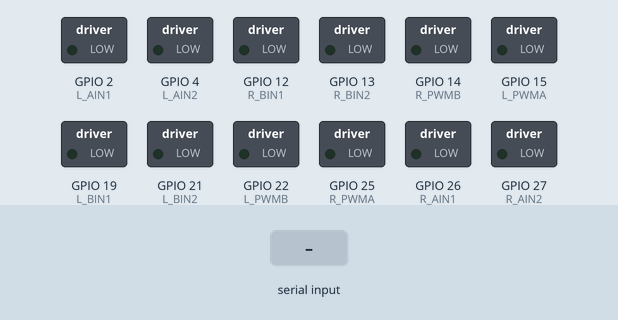
Recording of a sketch running on a simulated ESP32. On the bench: switched loads named in the sketch (green lamp = pin HIGH). The test bench sets the inputs (shaded band). Nothing arrives over Bluetooth unless stated; what the sketch prints to the serial monitor is not drawn.

Above: at 1.2 s.
1.3 s: "F" received over the second serial link
At 2.4 s:
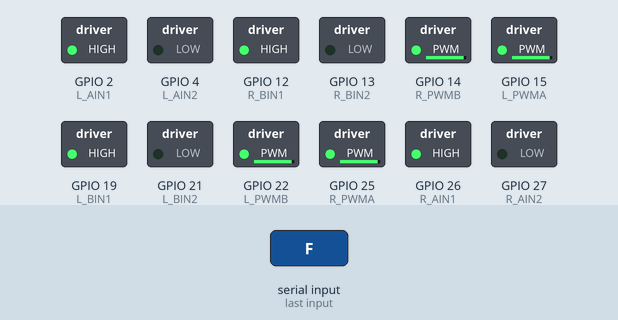
2.8 s: "B" received over the second serial link
At 3.5 s:
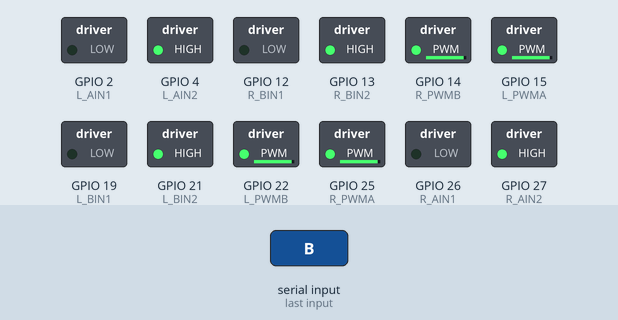
4.3 s: "L" received over the second serial link
At 5.5 s:
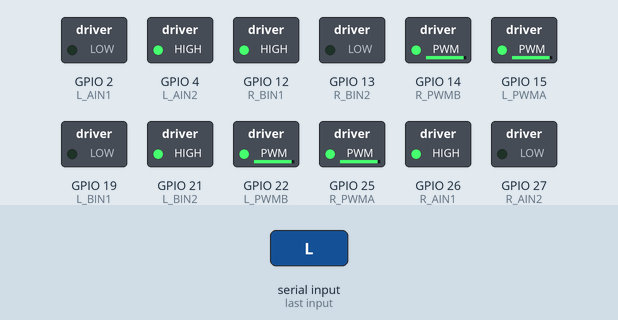
5.8 s: "R" received over the second serial link
At 7.0 s:
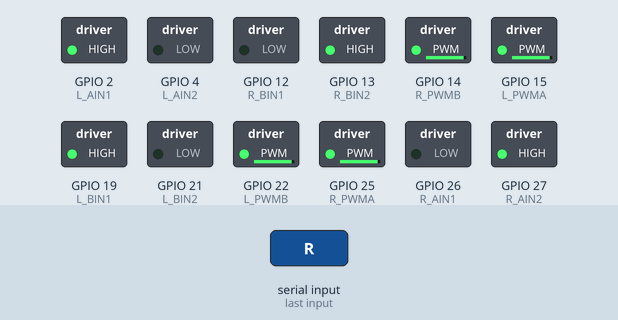
Timing chart, 0 to 8.3 s (numbered marks = the images above; inputs shaded):
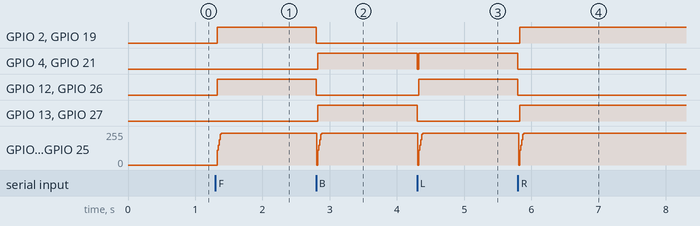

The sketch:

4WD_Smart_Car.ino
```cpp
// Experiment 9 (Final): Anti-Disconnect Bluetooth Control with State Tracking & Coast-Stop
// Target Board: ESP32 30-Pin NodeMCU

#include "BluetoothSerial.h"
#include "soc/soc.h"
#include "soc/rtc_cntl_reg.h"

BluetoothSerial SerialBT;

// --- DRIVER 1 (LEFT SIDE) ---
const int L_PWMA = 15;
const int L_AIN1 = 2;  // Front-Left Direction 1
const int L_AIN2 = 4;  // Front-Left Direction 2

const int L_PWMB = 22;
const int L_BIN1 = 19; // Rear-Left Direction 1
const int L_BIN2 = 21; // Rear-Left Direction 2

// --- DRIVER 2 (RIGHT SIDE) ---
const int R_PWMA = 25;
const int R_AIN1 = 26; // Front-Right Direction 1
const int R_AIN2 = 27; // Front-Right Direction 2

const int R_PWMB = 14;
const int R_BIN1 = 12; // Rear-Right Direction 1
const int R_BIN2 = 13; // Rear-Right Direction 2

const int TARGET_SPEED = 240;

// Remembers what the car is currently doing so holding a button doesn't re-run the ramp loop
char currentState = 'S';

void rampUpMotors() {
  for (int spd = 110; spd <= TARGET_SPEED; spd += 40) {
    analogWrite(L_PWMA, spd);
    analogWrite(L_PWMB, spd);
    analogWrite(R_PWMA, spd);
    analogWrite(R_PWMB, spd);
    delay(15);
  }
  analogWrite(L_PWMA, TARGET_SPEED);
  analogWrite(L_PWMB, TARGET_SPEED);
  analogWrite(R_PWMA, TARGET_SPEED);
  analogWrite(R_PWMB, TARGET_SPEED);
}

// COAST STOP: Set direction pins LOW first so motors coast smoothly without a Back-EMF spike
void stopCar() {
  digitalWrite(L_AIN1, LOW); digitalWrite(L_AIN2, LOW);
  digitalWrite(L_BIN1, LOW); digitalWrite(L_BIN2, LOW);
  digitalWrite(R_AIN1, LOW); digitalWrite(R_AIN2, LOW);
  digitalWrite(R_BIN1, LOW); digitalWrite(R_BIN2, LOW);
  delay(10); // Let H-bridges enter High-Impedance Coast mode first
  analogWrite(L_PWMA, 0);
  analogWrite(L_PWMB, 0);
  analogWrite(R_PWMA, 0);
  analogWrite(R_PWMB, 0);
}

void moveForward() {
  stopCar();
  delay(15);
  digitalWrite(L_AIN1, HIGH); digitalWrite(L_AIN2, LOW);
  digitalWrite(L_BIN1, HIGH); digitalWrite(L_BIN2, LOW);
  digitalWrite(R_AIN1, HIGH); digitalWrite(R_AIN2, LOW);
  digitalWrite(R_BIN1, HIGH); digitalWrite(R_BIN2, LOW);
  rampUpMotors();
}

void moveBackward() {
  stopCar();
  delay(15);
  digitalWrite(L_AIN1, LOW); digitalWrite(L_AIN2, HIGH);
  digitalWrite(L_BIN1, LOW); digitalWrite(L_BIN2, HIGH);
  digitalWrite(R_AIN1, LOW); digitalWrite(R_AIN2, HIGH);
  digitalWrite(R_BIN1, LOW); digitalWrite(R_BIN2, HIGH);
  rampUpMotors();
}

void turnLeft() {
  stopCar();
  delay(15);
  digitalWrite(L_AIN1, LOW);  digitalWrite(L_AIN2, HIGH);
  digitalWrite(L_BIN1, LOW);  digitalWrite(L_BIN2, HIGH);
  digitalWrite(R_AIN1, HIGH); digitalWrite(R_AIN2, LOW);
  digitalWrite(R_BIN1, HIGH); digitalWrite(R_BIN2, LOW);
  rampUpMotors();
}

void turnRight() {
  stopCar();
  delay(15);
  digitalWrite(L_AIN1, HIGH); digitalWrite(L_AIN2, LOW);
  digitalWrite(L_BIN1, HIGH); digitalWrite(L_BIN2, LOW);
  digitalWrite(R_AIN1, LOW);  digitalWrite(R_AIN2, HIGH);
  digitalWrite(R_BIN1, LOW);  digitalWrite(R_BIN2, HIGH);
  rampUpMotors();
}

void setup() {
  WRITE_PERI_REG(RTC_CNTL_BROWN_OUT_REG, 0);

  Serial.begin(115200);

  int pins[] = {L_PWMA, L_AIN1, L_AIN2, L_PWMB, L_BIN1, L_BIN2,
                R_PWMA, R_AIN1, R_AIN2, R_PWMB, R_BIN1, R_BIN2};
  for (int i = 0; i < 12; i++) {
    pinMode(pins[i], OUTPUT);
  }

  stopCar();

  SerialBT.begin("ESP32_Smart_Car");
  Serial.println("Bluetooth Ready!");
}

void loop() {
  if (SerialBT.available()) {
    char cmd = SerialBT.read();

    // Convert lowercase to uppercase
    if (cmd >= 'a' && cmd <= 'z') {
      cmd = cmd - 32;
    }

    // Ignore newline/space characters or repeated commands while a button is held down
    if (cmd != 'F' && cmd != 'B' && cmd != 'L' && cmd != 'R' && cmd != 'S') {
      return;
    }
    if (cmd == currentState) {
      return; // Already doing this action! Do not re-trigger the motors.
    }

    currentState = cmd;

    if (cmd == 'F') {
      moveForward();
    }
    else if (cmd == 'B') {
      moveBackward();
    }
    else if (cmd == 'L') {
      turnLeft();
    }
    else if (cmd == 'R') {
      turnRight();
    }
    else if (cmd == 'S') {
      stopCar();
    }
  }
}
```

Measured:
- after the input at 1.3 s, GPIO 2 (L_AIN1), GPIO 12 (R_BIN1), GPIO 19 (L_BIN1), GPIO 26 (R_AIN1): LOW → HIGH at once; GPIO 14 (R_PWMB), GPIO 15 (L_PWMA), GPIO 22 (L_PWMB), GPIO 25 (R_PWMA): 0/255 → 240/255 at once
- after the input at 2.8 s, GPIO 2 (L_AIN1), GPIO 12 (R_BIN1), GPIO 19 (L_BIN1), GPIO 26 (R_AIN1): HIGH → LOW at once; GPIO 4 (L_AIN2), GPIO 13 (R_BIN2), GPIO 21 (L_BIN2), GPIO 27 (R_AIN2): LOW → HIGH at once
- after the input at 4.3 s, GPIO 4 (L_AIN2), GPIO 21 (L_BIN2): HIGH → LOW at once, → HIGH 0.03 s later; GPIO 12 (R_BIN1), GPIO 26 (R_AIN1): LOW → HIGH at once; GPIO 13 (R_BIN2), GPIO 27 (R_AIN2): HIGH → LOW at once
- after the input at 5.8 s, GPIO 2 (L_AIN1), GPIO 13 (R_BIN2), GPIO 19 (L_BIN1), GPIO 27 (R_AIN2): LOW → HIGH at once; GPIO 4 (L_AIN2), GPIO 12 (R_BIN1), GPIO 21 (L_BIN2), GPIO 26 (R_AIN1): HIGH → LOW at once
